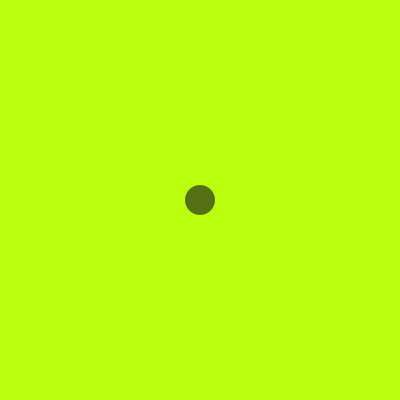
Frame 1 (no input)
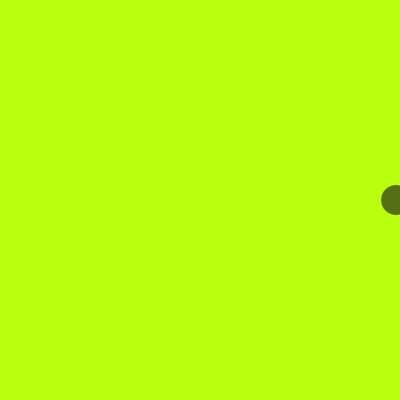
Frame 60 (the mouse pressed at the canvas centre just before this capture)
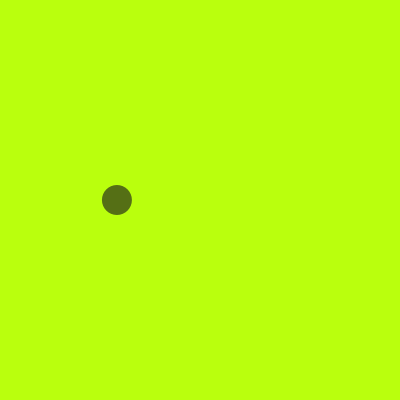
Frame 120 (the mouse held since frame 60 and released just before this capture)

The Processing sketch that drew these frames (run headless with seeded random() and noise(); from frame 60 on, the mouse is pressed at the canvas centre):

// Processing sketch: exemplo_de_map__1
// ── exemplo_de_map__1.pde
//sin() map()
//map() re mapeia um número de um range para outro
//map(value, start1, stop1, start2, stop2)
float a = 0;

void setup(){
 size(400,400);
 background(#BAFF0D);
 fill(#556F15);
 noStroke();
 smooth();
 
 print(map(-0.5, -1, 1, 0, 400));
}

void draw(){
 background(#BAFF0D);
 float x = map(sin(a), -1, 1, 0, width); //map() aumenta o range de aleatoriedades
                                         //sin() é entre -1 e 1, queremos entre 0 e 400
 ellipse(x, 200, 30, 30);                //map(sin(a), -1, 1, 0, width);      
 a = a + 0.03;                           //    significa q nosso parametro sin(a)
}                                        //de -1 a 1, vai ir de 0 a width = 400    
